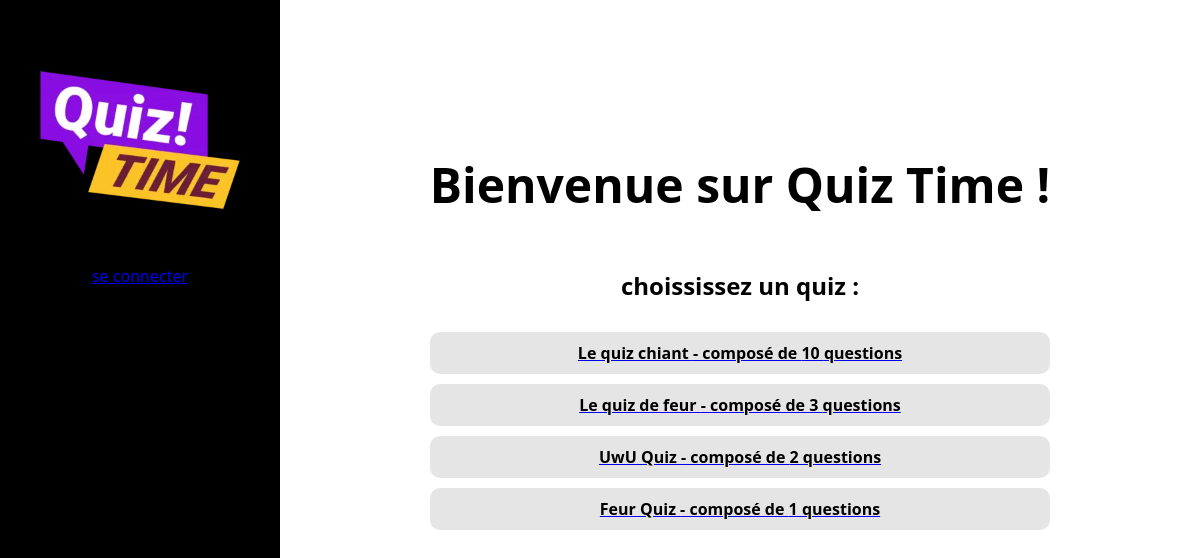
The page /templates/home.php on the database its author committed.
### tables this page shows
CREATE TABLE QUIZ (
    idQuiz INT(8),
    nomQuiz VARCHAR(42),
    PRIMARY KEY (idQuiz)
);

CREATE TABLE CONTENIR (
    idQuiz INT(8),
    nomQuestion INT(8),
    PRIMARY KEY (idQuiz,nomQuestion),
    FOREIGN KEY (idQuiz) REFERENCES QUIZ(idQuiz),
    FOREIGN KEY (nomQuestion) REFERENCES QUESTION(nomQuestion)
);

CREATE TABLE QUESTION (
    nomQuestion VARCHAR(42),
    texte VARCHAR(42),
    score INT(4),
    types VARCHAR(42),
    PRIMARY KEY (nomQuestion)
);

### src/JSONloader.php (called while the page is built, shortened)
<?php
function getQuestions($nom){
    $source = __DIR__.'/../data/quiz/'.$nom;
    $content = file_get_contents($source);
    $questions = json_decode($content, true);
    return $questions;
}
?>

### src/bd.php (called while the page is built, shortened)
<?php
$pdo = new PDO('sqlite:'.__DIR__.'/../data/bd/db.sqlite');
$pdo->setAttribute(PDO::ATTR_ERRMODE, PDO::ERRMODE_EXCEPTION);
function recupererChoix(string $nomQuestion):array{
    global $pdo;
    $requete = "SELECT * FROM CHOIX WHERE nomQuestion=?";
    $stmt = $pdo->prepare($requete);
    $stmt->execute([$nomQuestion]);
    $choixBrut = $stmt->fetchAll();
    $choixPropre = [];
    for ($i=0; $i < count($choixBrut); $i++) {
        array_push($choixPropre,$choixBrut[$i]['choix']);
    }
    return $choixPropre;
}
function recupererCorriger(string $nomQuestion):array{
    global $pdo;
    $requete = "SELECT * FROM CORRIGER WHERE nomQuestion=?";
    $stmt = $pdo->prepare($requete);
    $stmt->execute([$nomQuestion]);
    $reponseBrut = $stmt->fetchAll();
    $reponsePropre = [];
    for ($i=0; $i < count($reponseBrut); $i++) {
        array_push($reponsePropre,$reponseBrut[$i]['reponse']);
    }
    return $reponsePropre;
}
function chargerQuestion(int $idQuiz):array{
    global $pdo;
    $requete = "SELECT * FROM QUIZ NATURAL JOIN CONTENIR NATURAL JOIN QUESTION WHERE idQuiz=?";
    $stmt = $pdo->prepare($requete);
    $stmt->execute([$idQuiz]);
    $quizBrut = $stmt->fetchAll();
    $quizPropre = [];
    for ($i=0; $i < count($quizBrut); $i++) {
        $choix = recupererChoix($quizBrut[$i]['nomQuestion']);
        $corriger = recupererCorriger($quizBrut[$i]['nomQuestion']);
        $choix = array_merge($choix,$corriger);
        array_push($quizPropre,['nom'=>$quizBrut[$i]['nomQuestion'],
                                    'type'=>$quizBrut[$i]['types'],
                                    'text'=>$quizBrut[$i]['texte'],
                                    'choices'=>$choix,
                                    'answers'=>$corriger,
                                    'score'=>$quizBrut[$i]['score']]);
    }
    return $quizPropre;
}
function chargerNom(int $id):string{
    global $pdo;
    $requete = "SELECT * FROM QUIZ WHERE idQuiz=?";
    $stmt = $pdo->prepare($requete);
    $stmt->execute([$id]);
    $quizBrut = $stmt->fetch();
    return $quizBrut["nomQuiz"];
}
function getAllId():array{
    global $pdo;
    $requete = "SELECT * FROM QUIZ";
    $idBrut = $pdo->query($requete);
    $idPropre = [];
    foreach ($idBrut as $rows) {
        array_push($idPropre, $rows["idQuiz"]);
    }
    return $idPropre;
}
?>

### templates/home.php (the view, shortened to what this page needs)
<?php
require_once __DIR__.'/../src/bd.php';
$getfiles = array_diff(scandir(__DIR__."/../data/quiz/"), array('.', '..'));
require_once __DIR__.'/../src/JSONloader.php';
$files = array();
foreach ($getfiles as $file) {
    if (pathinfo($file, PATHINFO_EXTENSION)=="json"){
        array_push($files, pathinfo($file, PATHINFO_FILENAME));
    }
}
?>
<!DOCTYPE html>
<html lang="fr">
<head>
    <link rel="stylesheet" href="../style/home.css">
</head>
<body>
    <aside class="sidebar">
        <?php include "LatBarre.php" ?>
    </aside>
    <main>
        <h1>Bienvenue sur Quiz Time !</h1>
        <h2>choississez un quiz :</h2>
        <div class="fichiers">
            <?php
            foreach($files as $quiz){
                echo '<a href="./pageQuiz.php/?name='.$quiz.'.json"><p>'.$quiz.' - composé de '.count(getQuestions($quiz.'.json')).' questions </p></a>';
            }
            foreach(getAllId() as $id){
                echo '<a href="./pageQuizBD.php/?id='.$id.'"><p>'.chargerNom($id).' - composé de '.count(chargerQuestion($id)).' questions </p></a>';
            }
            ?>
        </div>
    </main>
</body>
</html>

### templates/LatBarre.php (shortened to what this page needs)
<?php
require_once __DIR__.'/../src/JSONloader.php';
?>
<head>
    <link rel="stylesheet" href="/style/LatBarre.css">
</head>
<div class="logo">
    <img src="/style/images/logo.png" alt="Logo">
</div>
<?php
if ($_SESSION['page']=="home" ){
    if ($_SESSION['loggedin'] == false){echo '<a href="./login.php">se connecter</a>';}
    else {echo '<a href="../src/logout.php">se déconnecter</a>';}
}
?>

### style/home.css (style rules this page uses)
* { font-family: 'Segoe UI', Tahoma, Geneva, Verdana, sans-serif; }
body { margin: 0; padding: 0; display: flex; }
main { color: black; font-size: 1em; margin: auto; margin-top: 10%; display: flex; flex-direction: column; text-align: center; }
main h1 { font-size: 300%; }
.fichiers p { margin: 10px 0; cursor: pointer; padding: 10px; text-align: center; background: rgba(0, 0, 0, 0.1); border-radius: 10px; color: rgb(0, 0, 0); font-weight: bold; }

### style/LatBarre.css (style rules this page uses)
.sidebar { position: sticky; top: 0; left: 0; width: 20%; height: 100vh; background: rgba(0, 0, 0, 1); padding: 20px; overflow-y: auto; z-index: 10; display: flex; flex-direction: column; align-items: center; }
.sidebar .logo img { width: 100%; }

### rows shown on the page
quiz: nomQuiz "UwU Quiz"
quiz: nomQuiz "Feur Quiz"
contenir: nomQuestion.score "1"

### other values the page prints
$quiz "Le quiz chiant"
count(getQuestions($quiz.'.json')) "10"
$quiz "Le quiz de feur"
count(getQuestions($quiz.'.json')) "3"
count(chargerQuestion($id)) "2"
